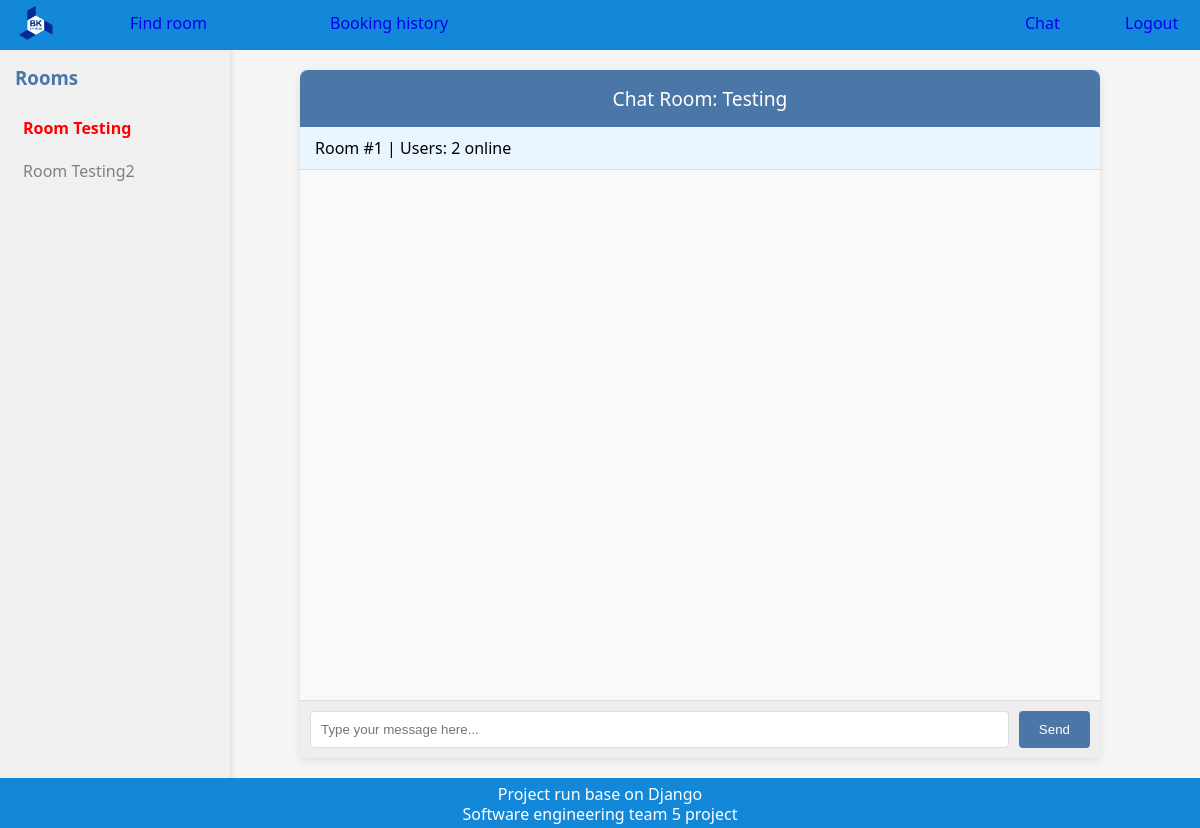
The app's page /chat/1/ (signed in) with its own data.
### chat_section/models.py (models this page shows, shortened)
class Room(models.Model):
    number = models.IntegerField(unique=True)
    name   = models.CharField(max_length=100)
    users = models.ManyToManyField(settings.AUTH_USER_MODEL)

### chat_section/views.py (the view, shortened to what this page needs)
# urls.py: path('<int:number>/', views.chat_rooms, name='chat_room'),
@login_required
def chat_rooms(request, number):
    all_rooms = Room.objects.filter(users=request.user).order_by('number')
    room = Room.objects.filter(users=request.user,number=number).first()
    message = None
    if room:
        message = Message.objects.filter(room=room)
    else:
        number = 0
    online_rooms = Room.objects.all()
    return render(request, 'chat_section/chat_rooms.html', {
        'room': room,
        'user': request.user,
        'messages': message,
        'all_rooms': all_rooms,
        'current_number': number,
        'online_rooms': online_rooms,
    })

### templates/chat_section/chat_rooms.html (shortened to what this page needs)
{% extends 'general_main.html' %}
{% block content %}
<!DOCTYPE html>
<html lang="en">
<head>
</head>
<body>
    <div class="sidebar" style = "margin-top: 50px;">
        <h3>Rooms</h3>
        {% for r in all_rooms %}
            {% if r.number == current_number %}
                <div class="room-link current-room">
                    Room {{ r.name }}
                </div>
            {% elif r.number in online_rooms %}
                <a href="{% url 'chat_rooms' number=r.number %}" class="room-link online-room">
                    Room {{ r.name }}
                </a>
            {% else %}
                <a href="/chat/{{ r.number }}" class="room-link offline-room">
                    Room {{ r.name }}
                </a>
            {% endif %}
        {% endfor %}
    </div>
	{% if not room %}
	{% else %}
    <div class="chat-container">
        <div class="chat-box">
            <div class="chat-header">
                Chat Room: {{ room.name }}
            </div>
            <div class="room-info">
                Room #{{ room.number }} |
                Users: {{ room.users.count|default:"0" }} online
            </div>
            <div id="chat-log">
            </div>
            <div class="chat-input">
                <input id="chat-message-input" type="text" placeholder="Type your message here...">
                <button id="chat-message-submit">Send</button>
            </div>
        </div>
    </div>
	{% endif %}
</body>
</html>
{% endblock %}

### templates/chat_section/chat_rooms.html (style rules this page uses)
body { font-family: 'Segoe UI', Tahoma, Geneva, Verdana, sans-serif; margin: 0; padding: 0; background-color: #f5f5f5; display: flex; }
.sidebar { width: 200px; background-color: #f0f0f0; padding: 15px; height: 100vh; box-shadow: 2px 0 5px rgba(0, 0, 0, 0.1); overflow-y: auto; position: fixed; top: 0; left: 0; z-index:1; }
.sidebar h3 { margin-top: 0; color: #4a76a8; }
.room-link { display: block; padding: 8px; margin-bottom: 5px; text-decoration: none; border-radius: 4px; }
.current-room { color: red; font-weight: bold; }
.offline-room { color: gray; }
.chat-container { flex: 1; margin-left: 200px; padding: 20px; }
.chat-box { max-width: 800px; margin: 0 auto; background: white; border-radius: 8px; box-shadow: 0 2px 10px rgba(0, 0, 0, 0.1); overflow: hidden; }
.chat-header { background-color: #4a76a8; color: white; padding: 15px; font-size: 1.2em; text-align: center; }
.room-info { padding: 10px 15px; background: #e9f5ff; border-bottom: 1px solid #ddd; }
#chat-log { height: 500px; overflow-y: auto; padding: 15px; background-color: #f9f9f9; }
.chat-input { display: flex; padding: 10px; background: #eee; border-top: 1px solid #ddd; }
#chat-message-input { flex: 1; padding: 10px; border: 1px solid #ddd; border-radius: 4px; outline: none; }
#chat-message-submit { margin-left: 10px; padding: 10px 20px; background-color: #4a76a8; color: white; border: none; border-radius: 4px; cursor: pointer; }

### records on screen
Room: name "Testing", number "1", users.count "2"
Room: name "Testing2"
